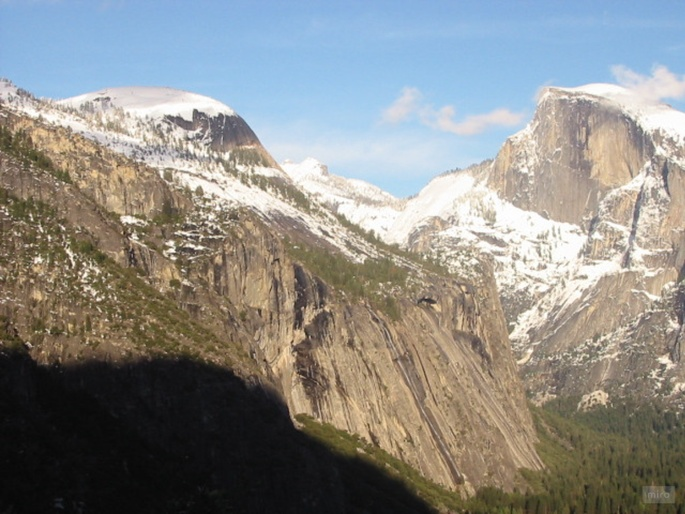
//> input picture 25.03/left.jpg, 685 x 514 px, shrunk from 1154 x 866 before the run
$ ./main   (built with g++ and OpenCV 4)
//> lines starting //> are read from the running program, lines starting //| are printed output that depends on the picture; after the words box and inside, x2 and y2 are one past the last pixel; in counts of white or black regions, pixels touching at a corner belong together
#include <opencv2/opencv.hpp>
#include <opencv2/features2d.hpp>
#include <opencv2/imgproc.hpp>
#include <opencv2/highgui.hpp>
#include <opencv2/imgcodecs.hpp>
#include <opencv2/calib3d.hpp>
#include <vector>
#include <iostream>

using namespace cv;
using namespace std;

// Функция для обрезки чёрных областей
Mat cropBlackBorders(const Mat& img) {
    Mat gray;
    cvtColor(img, gray, COLOR_BGR2GRAY);
    Mat mask;
    threshold(gray, mask, 1, 255, THRESH_BINARY);
    vector<vector<Point>> contours;
    findContours(mask, contours, RETR_EXTERNAL, CHAIN_APPROX_SIMPLE);
    Rect bbox = boundingRect(contours[0]);
    for (const auto& cnt : contours) {
        bbox |= boundingRect(cnt);
    }
    return img(Range(bbox.y, bbox.y + bbox.height), Range(bbox.x, bbox.x + bbox.width)).clone();
}

int main() {
    string left_path = "C:/Users/555/Desktop/vision-lab/25.03/left.jpg";
    string right_path = "C:/Users/555/Desktop/vision-lab/25.03/right.jpg";
    cout << "Loading images: " << left_path << ", " << right_path << endl;
    Mat img1 = imread(left_path);
//> img1 is the input picture: 514 rows x 685 cols, CV_8UC3; mean B, G, R 135.4, 139.3, 139.5
    Mat img2 = imread(right_path);
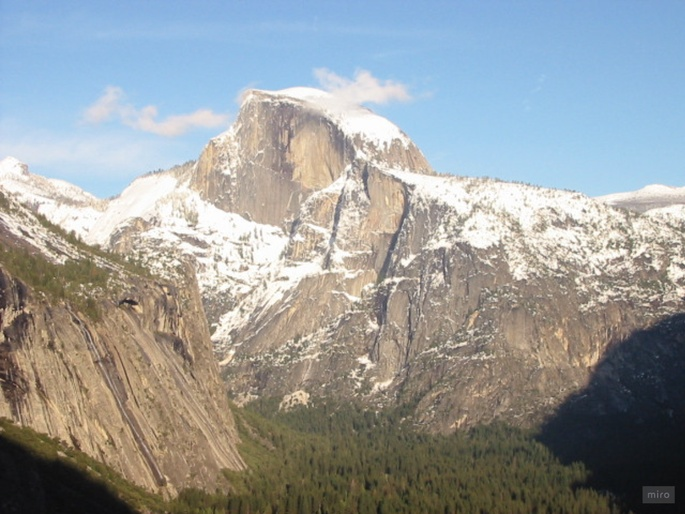
//> input picture 25.03/right.jpg, 685 x 514 px, shrunk from 1154 x 866 before the run
//> img2 is the input picture: 514 rows x 685 cols, CV_8UC3; mean B, G, R 155.6, 155.6, 151.8
    if (img1.empty() || img2.empty()) {
        cout << "Error: Could not load images" << endl;
        return -1;
    }
    cout << "Images loaded: left.jpg (" << img1.cols << "x" << img1.rows << "), right.jpg (" << img2.cols << "x" << img2.rows << ")" << endl;
//| Images loaded: left.jpg (685x514), right.jpg (685x514)

    // Преобразование в Grayscale
    Mat gray1, gray2;
    cvtColor(img1, gray1, COLOR_BGR2GRAY);
    cvtColor(img2, gray2, COLOR_BGR2GRAY);
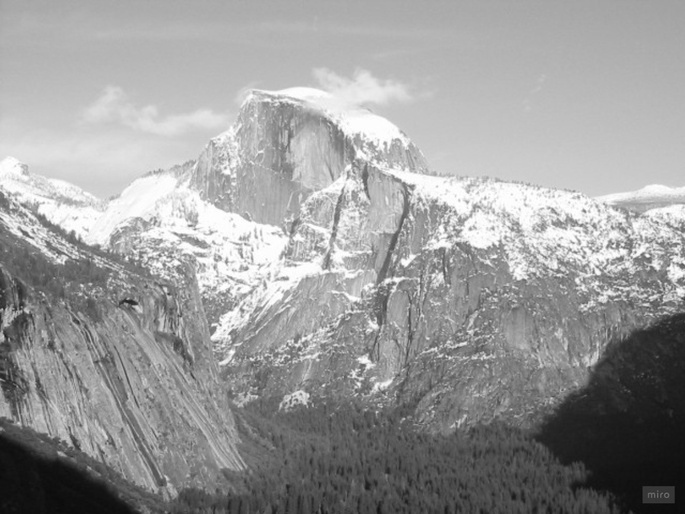
//> gray2: 514 rows x 685 cols, CV_8UC1; min 10, max 255, mean 154.4

    // Инициализация ORB-детектора
    Ptr<ORB> orb = ORB::create(1000);
    vector<KeyPoint> keypoints1, keypoints2;
    Mat descriptors1, descriptors2;
    orb->detectAndCompute(gray1, noArray(), keypoints1, descriptors1);
//> keypoints1 = 1000 keypoints; strongest (x, y, size): (173, 251, 31), (195, 110, 31), (194, 110, 37.2), (214, 227, 31)
    orb->detectAndCompute(gray2, noArray(), keypoints2, descriptors2);
//> keypoints2 = 1000 keypoints; strongest (x, y, size): (647, 256, 31), (643, 253, 31), (364, 365, 31), (614, 245, 31)
    cout << "Keypoints found: " << keypoints1.size() << " (left), " << keypoints2.size() << " (right)" << endl;
//| Keypoints found: 1000 (left), 1000 (right)

    Mat keypoints_img1, keypoints_img2;
    drawKeypoints(img1, keypoints1, keypoints_img1, Scalar::all(-1), DrawMatchesFlags::DRAW_RICH_KEYPOINTS);
    drawKeypoints(img2, keypoints2, keypoints_img2, Scalar::all(-1), DrawMatchesFlags::DRAW_RICH_KEYPOINTS);
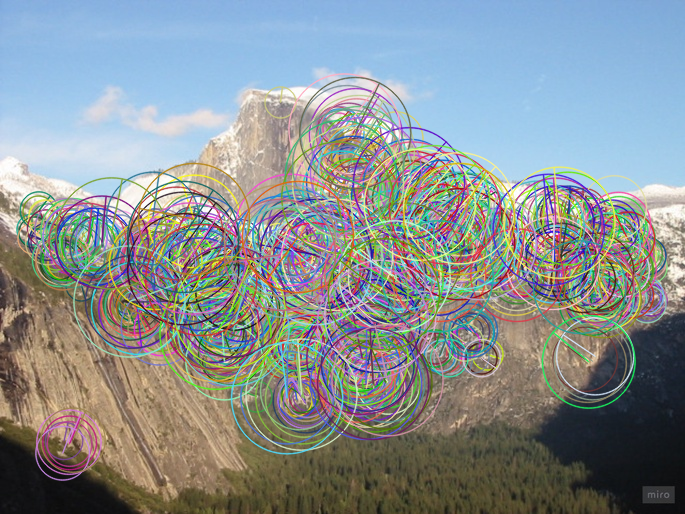
//> keypoints_img2: 514 rows x 685 cols, CV_8UC3; mean B, G, R 146.4, 144.9, 137.6
    if (imwrite("C:/Users/555/Desktop/vision-lab/25.03/lab25_03_left_points.jpg", keypoints_img1)) {
        cout << "Saved: lab25_03_left_points.jpg" << endl;
    }
    if (imwrite("C:/Users/555/Desktop/vision-lab/25.03/lab25_03_right_points.jpg", keypoints_img2)) {
        cout << "Saved: lab25_03_right_points.jpg" << endl;
    }

    // Brute-Force Matching с NORM_HAMMING
    BFMatcher matcher(NORM_HAMMING);
    vector<vector<DMatch>> knn_matches;
    matcher.knnMatch(descriptors1, descriptors2, knn_matches, 2);
//> knn_matches = 1000 matches

    // Фильтрация совпадений с использованием Lowe's ratio test
    vector<DMatch> good_matches;
    const float ratio_thresh = 0.75f;
    for (const auto& m : knn_matches) {
        if (m[0].distance < ratio_thresh * m[1].distance) {
            good_matches.push_back(m[0]);
        }
    }
//> after the loop, good_matches = 158 matches
    cout << "Good matches: " << good_matches.size() << endl;
//| Good matches: 158

    // Сохранение визуализации совпадений
    Mat matches_img;
    drawMatches(img1, keypoints1, img2, keypoints2, good_matches, matches_img, Scalar::all(-1), Scalar::all(-1), vector<char>(), DrawMatchesFlags::NOT_DRAW_SINGLE_POINTS);
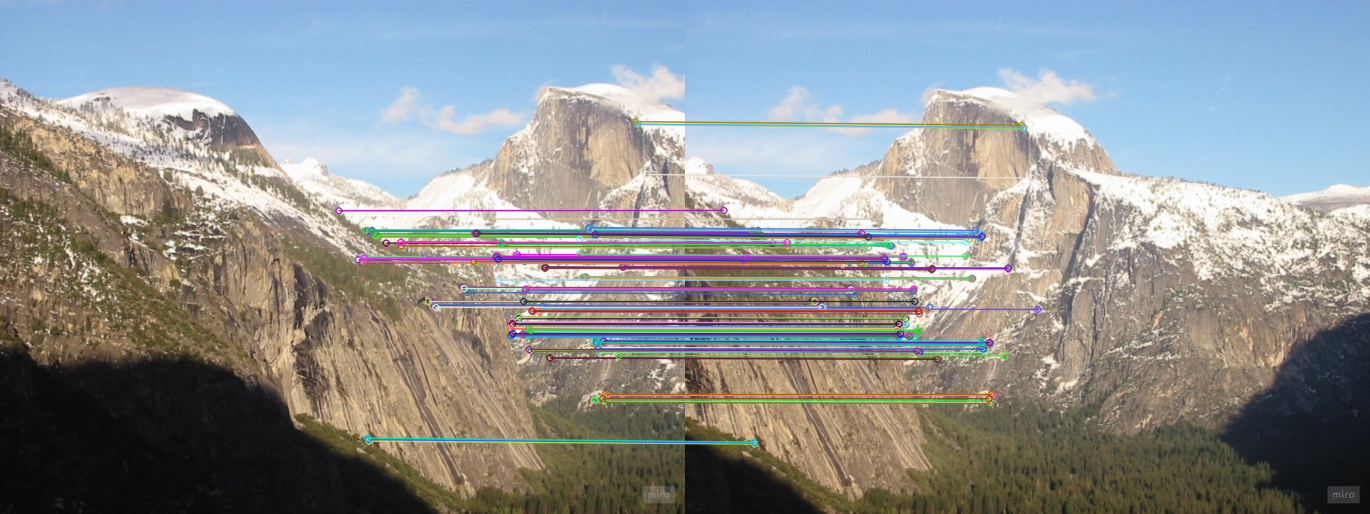
//> matches_img: 514 rows x 1370 cols, CV_8UC3; mean B, G, R 144.9, 145, 142.2
    if (imwrite("C:/Users/555/Desktop/vision-lab/25.03/lab25_03_matches.jpg", matches_img)) {
        cout << "Saved: lab25_03_matches.jpg" << endl;
    }

    if (good_matches.size() < 4) {
        cout << "Error: Not enough good matches for homography" << endl;
        return -1;
    }

    vector<Point2f> points1, points2;
    for (const auto& m : good_matches) {
        points1.push_back(keypoints1[m.queryIdx].pt);
        points2.push_back(keypoints2[m.trainIdx].pt);
    }
//> after the loop, points1 = 158 Points (x, y), first 12: [513, 325], [524, 261], [607, 395], [432, 305], [425, 258], [586, 347], [637, 124], [372, 230], [604, 335], [365, 256], [476, 261], [652, 308]; points2 = 158 Points (x, y), first 12: [215, 327], [226, 263], [308, 395], [134, 306], [127, 259], [287, 348], [338, 128], [73, 231], [305, 335], [66, 257], [179, 263], [352, 309]

    Mat H = findHomography(points2, points1, RANSAC, 3.0);
//> H = [[0.943, 0.00437, 301], [-0.0262, 0.988, 3.28], [-9.07e-05, 1.36e-05, 1]]
    if (H.empty()) {
        cout << "Error: Homography estimation failed" << endl;
        return -1;
    }

    vector<Point2f> projected_points;
    perspectiveTransform(points2, projected_points, H);
//> projected_points = 158 Points (x, y), first 12: [512.9, 325.8], [524.1, 261.8], [606.9, 394.6], [432.1, 304.7], [425.3, 258], [585.7, 347.2], [638.8, 124.6], [372.1, 230.5], [604.1, 334.2], [365.2, 256.2], [477, 261.9], [652.4, 308.1]
    Mat homography_img = img1.clone();
    for (size_t i = 0; i < points1.size(); ++i) {
        Point2f p1 = points1[i];
        Point2f p2 = projected_points[i];
        circle(homography_img, p1, 5, Scalar(0, 255, 0), 2);
        circle(homography_img, p2, 5, Scalar(0, 0, 255), 2);
        line(homography_img, p1, p2, Scalar(255, 0, 0), 1);
    }
//> this loop made 158 passes
//> (p1, p2) on passes 1 to 3: (Point(513, 325), Point(512.9, 325.8)), (Point(524, 261), Point(524.1, 261.8)), (Point(607, 395), Point(606.9, 394.6))
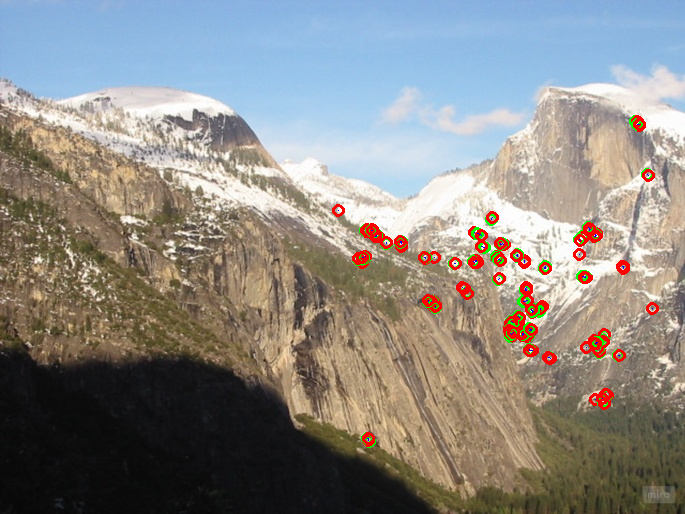
//> homography_img: 514 rows x 685 cols, CV_8UC3; 2.13% of pixels changed, all inside (x1, y1, x2, y2) = (332, 115, 659, 448)
    if (imwrite("C:/Users/555/Desktop/vision-lab/25.03/lab25_03_homography.jpg", homography_img)) {
        cout << "Saved: lab25_03_homography.jpg" << endl;
    }

    int w1 = img1.cols, h1 = img1.rows;
//> w1 = 685; h1 = 514
    int w2 = img2.cols, h2 = img2.rows;
//> w2 = 685; h2 = 514
    vector<Point2f> corners2(4);
    corners2[0] = Point2f(0, 0);
    corners2[1] = Point2f(w2, 0);
    corners2[2] = Point2f(w2, h2);
    corners2[3] = Point2f(0, h2);
    vector<Point2f> corners1(4);
    perspectiveTransform(corners2, corners1, H);
//> corners1 = 4 Points (x, y): [301, 3.28], [1009.8, -15.62], [1004.7, 522.2], [301.1, 507.8]

    float min_x = 0, max_x = w1;
//> max_x = 685
    float min_y = 0, max_y = h1;
//> max_y = 514
    for (const auto& p : corners1) {
        min_x = min(min_x, p.x);
        max_x = max(max_x, p.x);
        min_y = min(min_y, p.y);
        max_y = max(max_y, p.y);
    }
//> this loop made 4 passes
//> (p, max_x, min_y, max_y) on passes 1, 3, 4: (Point(301, 3.28), 685, 0, 514), (Point(1004.7, 522.3), 1009.8, -15.62, 522.3), (Point(301.1, 507.8), 1009.8, -15.62, 522.3)
//> (max_x, min_y, max_y) on pass 2: (1009.8, -15.62, 514)
//> after the loop, min_x = 0; max_x = 1009.8; min_y = -15.62; max_y = 522.3
    int panorama_width = cvRound(max_x - min_x);
//> panorama_width = 1010
    int panorama_height = cvRound(max_y - min_y);
//> panorama_height = 538
    Point2f offset(-min_x, -min_y);
//> offset = Point(0, 15.62)

    Mat panorama(Size(panorama_width, panorama_height), img1.type(), Scalar(0, 0, 0));
//> panorama: 538 rows x 1010 cols, CV_8UC3; every value is 0
    Mat translation = (Mat_<double>(3, 3) << 1, 0, offset.x, 0, 1, offset.y, 0, 0, 1);
//> translation = [[1, 0, 0], [0, 1, 15.62], [0, 0, 1]]
    warpPerspective(img2, panorama, translation * H, panorama.size());
    Mat roi(panorama, Rect(cvRound(offset.x), cvRound(offset.y), w1, h1));
    img1.copyTo(roi);

    Mat cropped_panorama = cropBlackBorders(panorama);
//> in cropBlackBorders, `threshold(gray, mask, 1, 255, THRESH_BINARY);`:
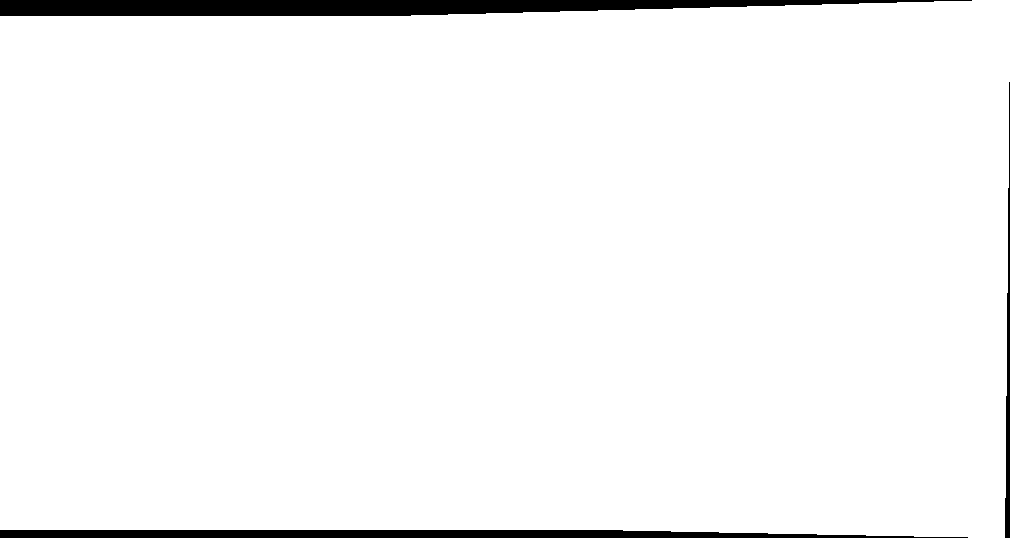
//> mask: 538 rows x 1010 cols, CV_8UC1; 96.6% white; 3 black regions
//> in cropBlackBorders, `findContours(mask, contours, RETR_EXTERNAL, CHAIN_APPROX_SIMPLE);`: contours = 1 contour; box (x1, y1, x2, y2) and area: (0, 0, 1010, 538) 523208
//> in cropBlackBorders, `Rect bbox = boundingRect(contours[0]);`: bbox = Rect(0, 0, 1010, 538)
//> the loop in cropBlackBorders, `for (const auto& cnt : contours)` made 1 pass
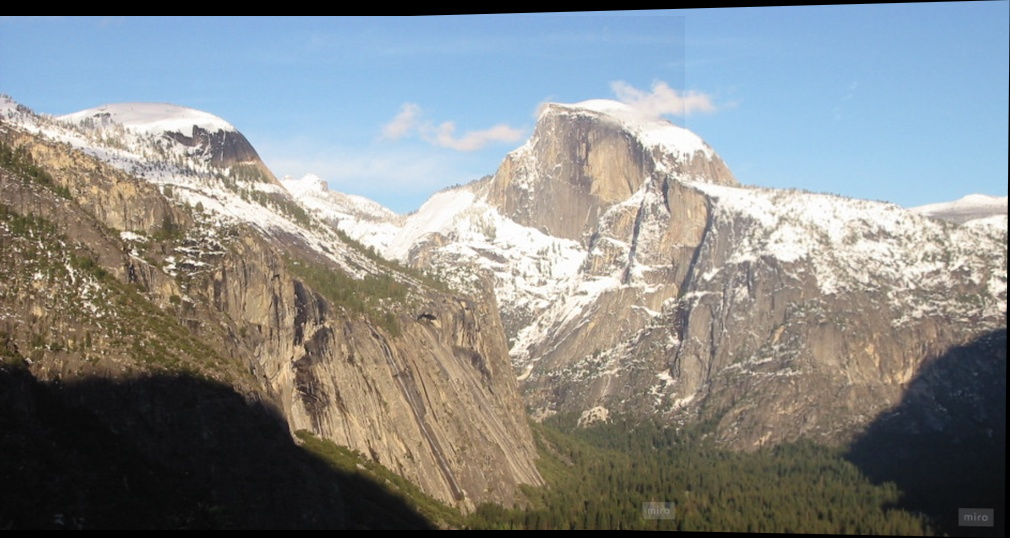
//> panorama: 538 rows x 1010 cols, CV_8UC3; mean B, G, R 136.6, 137.1, 134
    cout << "Panorama cropped to: " << cropped_panorama.cols << "x" << cropped_panorama.rows << endl;
//| Panorama cropped to: 1010x538

    imshow("Panorama", cropped_panorama);

    string output_path = "C:/Users/555/Desktop/vision-lab/25.03/lab25_03_panorama.jpg";
    if (imwrite(output_path, cropped_panorama)) {
        cout << "Saved: " << output_path << endl;
    } else {
        cout << "Error: Failed to save " << output_path << endl;
    }

    waitKey(0);
    destroyAllWindows();

    return 0;
}
